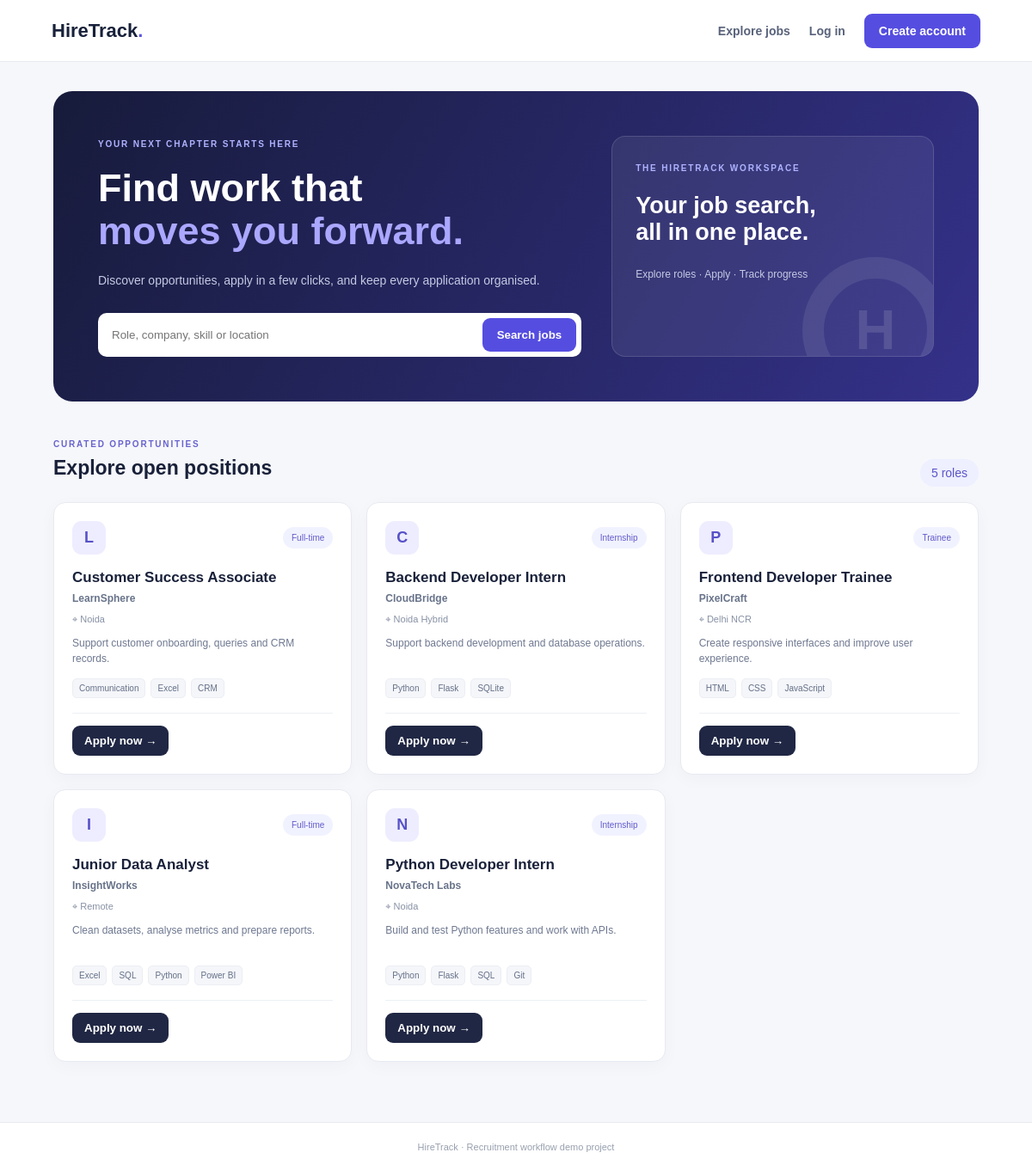
The page / on the database its author committed.
### tables this page shows
CREATE TABLE jobs(id INTEGER PRIMARY KEY, title TEXT NOT NULL,
      company TEXT NOT NULL, location TEXT NOT NULL, kind TEXT NOT NULL,
      description TEXT NOT NULL, skills TEXT NOT NULL, created TIMESTAMP DEFAULT CURRENT_TIMESTAMP);

### app.py (the view)
@app.route("/")
def home():
    q=request.args.get("q","").strip()
    if q:
        p=f"%{q}%"
        jobs=db().execute("SELECT * FROM jobs WHERE title LIKE ? OR company LIKE ? OR location LIKE ? OR skills LIKE ? ORDER BY id DESC",(p,p,p,p)).fetchall()
    else: jobs=db().execute("SELECT * FROM jobs ORDER BY id DESC").fetchall()
    applied=set()
    if session.get("uid"):
        applied={r["job_id"] for r in db().execute("SELECT job_id FROM applications WHERE user_id=?",(session["uid"],)).fetchall()}
    return render_template("home.html",jobs=jobs,q=q,applied=applied)

### app.py (called while the page is built)
def db():
    if "db" not in g:
        g.db = sqlite3.connect(DB)
        g.db.row_factory = sqlite3.Row
        g.db.execute("PRAGMA foreign_keys=ON")
    return g.db

@app.before_request
def setup(): init_db()

### templates/home.html
{% extends "base.html" %}{% block title %}Find your next opportunity · HireTrack{% endblock %}{% block content %}
<section class="hero">
    <div><small>YOUR NEXT CHAPTER STARTS HERE</small>
        <h1>Find work that<br><em>moves you forward.</em></h1>
        <p>Discover opportunities, apply in a few clicks, and keep every application organised.</p>
        <form class="search" action="/" method="get"><input name="q" value="{{q}}"
                placeholder="Role, company, skill or location"><button>Search jobs</button></form>
    </div>
    <aside><small>THE HIRETRACK WORKSPACE</small>
        <h2>Your job search,<br>all in one place.</h2>
        <p>Explore roles · Apply · Track progress</p>
        <div class="orb">H</div>
    </aside>
</section>
<div class="sectiontitle">
    <div><small>CURATED OPPORTUNITIES</small>
        <h2>Explore open positions</h2>
    </div><span>{{jobs|length}} roles</span>
</div>
<section class="grid">{% for j in jobs %}<article class="job">
        <div class="jobtop">
            <div class="avatar">{{j.company[0]}}</div><label>{{j.kind}}</label>
        </div>
        <h3>{{j.title}}</h3><b class="company">{{j.company}}</b>
        <p class="location">⌖ {{j.location}}</p>
        <p>{{j.description}}</p>
        <div class="skills">{% for s in j.skills.split(',') %}<span>{{s.strip()}}</span>{% endfor %}</div>
        <div class="jobfoot">{% if j.id in applied %}<b class="done">✓ Applied</b>{% elif session.get('role')=='admin'
            %}<span>Admin preview</span>{% else %}<form method="post" action="/apply/{{j.id}}"><button
                    class="darkbtn">Apply now →</button></form>{% endif %}</div>
    </article>{% else %}<p>No matching jobs. Try another search.</p>{% endfor %}</section>{% endblock %}

### templates/base.html (shortened to what this page needs)
<!doctype html>
<html lang="en">
<head>
    <link rel="stylesheet" href="{{url_for('static',filename='style.css')}}">
</head>
<body>
    <nav><a class="logo" href="/">HireTrack<span>.</span></a>
        <div><a href="/">Explore jobs</a>{% if session.get('uid') %}{% if session.get('role')=='admin' %}<a
                href="/admin">Admin</a>{% else %}<a href="/applications">My applications</a>{% endif %}<a class="navbtn"
                href="/logout">Log out</a>{% else %}<a href="/login">Log in</a><a class="navbtn" href="/register">Create
                account</a>{% endif %}</div>
    </nav>
    <main>{% block content %}{% endblock %}</main>
    <footer>HireTrack · Recruitment workflow demo project</footer>
</body>
</html>

### static/style.css (style rules this page uses)
* { box-sizing:border-box }
body { margin:0;background:#f6f7fb;color:#19213a;font:14px Arial,sans-serif }
nav { height:72px;background:#fff;border-bottom:1px solid #e8eaf1;display:flex;align-items:center;justify-content:space-between;padding:0 max(calc((100% - 1120px)/2),5%);position:sticky;top:0 }
nav a { color:#58627a;text-decoration:none;margin-left:22px;font-weight:600 }
.logo { font-size:22px;color:#18213a;margin:0;font-weight:800 }
.logo span { color:#5c55df }
.navbtn,button,.buttonlink { background:#554de0;color:#fff!important;border:0;border-radius:9px;padding:12px 17px;text-decoration:none;cursor:pointer;font-weight:700 }
main { max-width:1120px;margin:34px auto 70px;padding:0 22px }
.hero { background:linear-gradient(120deg,#171b3a,#34318a);border-radius:22px;color:#fff;padding:52px;display:grid;grid-template-columns:1.2fr .8fr;gap:35px }
.hero small,.pagehead small,.sectiontitle small,.authintro small,.panel>small { letter-spacing:1.8px;color:#aeb2ff;font-weight:bold;font-size:10px }
.hero h1,.authintro h1 { font-size:45px;line-height:1.12;margin:20px 0 }
.hero em { color:#aaa7ff;font-style:normal }
.hero p { color:#c5c9e3;line-height:1.7 }
.search { display:flex;background:white;padding:6px;border-radius:10px;margin-top:25px }
.search input { flex:1;min-width:0;border:0;padding:10px;outline:0 }
.hero aside { background:#ffffff12;border:1px solid #ffffff22;border-radius:16px;padding:27px;position:relative;overflow:hidden }
.hero aside h2 { font-size:27px }
.hero aside p { font-size:12px }
.orb { position:absolute;right:-18px;bottom:-55px;border:25px solid #ffffff16;border-radius:50%;width:170px;height:170px;display:grid;place-items:center;font-size:65px;color:#ffffff20;font-weight:bold }
.sectiontitle { display:flex;justify-content:space-between;align-items:end;margin:40px 0 18px }
.sectiontitle small,.pagehead small,.panel>small { color:#6863ce }
.sectiontitle h2,.panel h2 { margin:8px 0;font-size:23px }
.sectiontitle>span { background:#eeefff;color:#5b55c9;padding:8px 13px;border-radius:20px }
.grid { display:grid;grid-template-columns:repeat(3,1fr);gap:17px }
.job,.panel,.tablebox,.formcard { background:#fff;border:1px solid #e8eaf1;border-radius:14px;padding:21px;box-shadow:0 5px 20px #20294b08 }
.jobtop { display:flex;justify-content:space-between;align-items:center }
.avatar { background:#eeedff;color:#5751c8;border-radius:11px;width:39px;height:39px;display:grid;place-items:center;font-weight:bold;font-size:18px }
.jobtop label { background:#f1f2ff;color:#615bc9;border-radius:20px;padding:7px 10px;font-size:10px }
.job h3 { margin:17px 0 5px;font-size:17px }
.company { color:#68738a;font-size:12px }
.location { font-size:11px;color:#8791a4 }
.job>p:not(.location) { color:#6e7890;line-height:1.55;font-size:12px;min-height:38px }
.skills { display:flex;gap:6px;flex-wrap:wrap }
.skills span { background:#f5f6fa;border:1px solid #eceef3;padding:5px 7px;border-radius:5px;font-size:10px;color:#647087 }
.jobfoot { border-top:1px solid #edf0f4;margin-top:17px;padding-top:14px }
.darkbtn { background:#202744;padding:10px 14px }
footer { text-align:center;background:#fff;border-top:1px solid #e8eaf1;color:#98a0ae;padding:22px;font-size:11px }

### rows shown on the page
jobs: company "L", kind "Full-time", title "Customer Success Associate", company "LearnSphere", location "Noida", description "Support customer onboarding, queries and CRM records.", strip "Communication" "Excel" "CRM"
jobs: company "C", kind "Internship", title "Backend Developer Intern", company "CloudBridge", location "Noida Hybrid", description "Support backend development and database operations.", strip "Python" "Flask" "SQLite"
jobs: company "P", kind "Trainee", title "Frontend Developer Trainee", company "PixelCraft", location "Delhi NCR", description "Create responsive interfaces and improve user experience.", strip "HTML" "CSS" "JavaScript"
jobs: company "I", kind "Full-time", title "Junior Data Analyst", company "InsightWorks", location "Remote", description "Clean datasets, analyse metrics and prepare reports.", strip "Excel" "SQL" "Python" "Power BI"
jobs: company "N", kind "Internship", title "Python Developer Intern", company "NovaTech Labs", location "Noida", description "Build and test Python features and work with APIs.", strip "Python" "Flask" "SQL" "Git"

### other values the page prints
{{ jobs|length }} "5"
